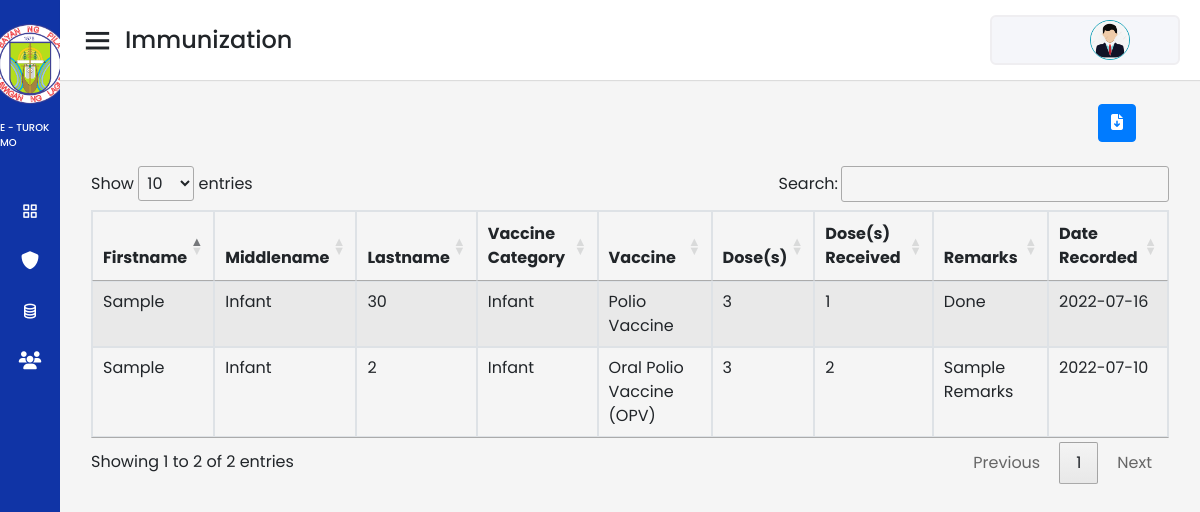
The app's page /admin/infant_immunization.php (signed in) with its own data.
### tables this page shows
CREATE TABLE `immunization` (
  `immunization_id` int(11) NOT NULL,
  `immunization_category_id` int(11) NOT NULL,
  `vaccine_category_id` int(11) NOT NULL,
  `vaccine_id` int(11) NOT NULL,
  `first_name` varchar(20) NOT NULL,
  `middle_name` varchar(20) NOT NULL,
  `last_name` varchar(20) NOT NULL,
  `age` varchar(20) NOT NULL,
  `dob` date NOT NULL,
  `pob` varchar(50) NOT NULL,
  `address` varchar(50) NOT NULL,
  `contact_no` varchar(15) NOT NULL,
  `m_full_name` varchar(50) NOT NULL,
  `f_full_name` varchar(50) NOT NULL,
  `weight` varchar(15) NOT NULL,
  `height` varchar(15) NOT NULL,
  `sex` varchar(10) NOT NULL,
  `vaccine` varchar(80) NOT NULL,
  `doses` int(11) NOT NULL,
  `doses_received` int(11) NOT NULL,
  `first_dose_schedule` varchar(50) NOT NULL,
  `second_dose_schedule` varchar(50) NOT NULL,
  `third_dose_schedule` varchar(50) NOT NULL,
  `remarks` varchar(30) NOT NULL,
  `date_recorded` date NOT NULL
);

CREATE TABLE `immunization_category` (
  `immunization_category_id` int(11) NOT NULL,
  `immunization_category_name` varchar(30) NOT NULL
);

### utilities.php (called while the page is built, shortened)
<?php
function getActiveUserInfo($user_name){
    require("database/database-config.php");
    $selectActiveUser = $sqlConn->query("SELECT * FROM users INNER JOIN user_category ON users.user_id = user_category.user_id WHERE user_name='$user_name' LIMIT 1;");
    while($activeUserInfo = $selectActiveUser->fetch_assoc()):
        $activeUserId = $activeUserInfo['user_id'];
        $activeUserName = $activeUserInfo['user_name'];
        $activeUserFirstName = $activeUserInfo['first_name'];
        $activeUserMiddleName = $activeUserInfo['middle_name'];
        $activeUserLastName = $activeUserInfo['last_name'];
        $activeUserDOB = $activeUserInfo['dob'];
        $activeUserAge = $activeUserInfo['age'];
        $activeUserGender = $activeUserInfo['gender'];
        $activeUserImg = $activeUserInfo['profile_img'];
        $activeUserCategory = $activeUserInfo['user_type'];
        return array('activeUserId'=>$activeUserId,'activeUserName'=>$activeUserName,'activeUserFirstName'=>$activeUserFirstName,'activeUserMiddleName'=>$activeUserMiddleName,'activeUserLastName'=>$activeUserLastName,'activeUserDOB'=>$activeUserDOB,'activeUserAge'=>$activeUserAge,'activeUserGender'=>$activeUserGender,'activeUserImg'=>$activeUserImg,'activeUserCategory'=>$activeUserCategory);
    endwhile;
}

### admin/infant_immunization.php (the view, shortened to what this page needs)
<?php
require("../database/database-config.php");
require_once("../utilities.php");
$activeUser = $_SESSION["admin-logged-in-user"];
$array = getActiveUserInfo($activeUser);
$activeUserImg = $array['activeUserImg'];
?>
<!DOCTYPE html>
<html lang="en" dir="ltr">
  <head>
    <link rel="stylesheet" href="../css/bootstrap.min.css">
    <link rel="stylesheet" href="css/style.css?v=<?php echo time(); ?>">
    <link href='https://unpkg.com/boxicons@2.0.7/css/boxicons.min.css' rel='stylesheet'>
    <link rel="stylesheet" href="https://cdn.datatables.net/1.12.1/css/jquery.dataTables.min.css" />
   </head>
<body>
<div class="sidebar d-flex flex-column">
    <div class="logo-details d-flex flex-column py-4 mb-5">
      <img src="../images/pila_logo.png" alt="" height="80" width="80">
      <span class="logo_name mt-3">E - TUROK MO</span>
    </div>
      <ul class="nav-links py-5">
        <li>
          <a href="dashboard.php">
            <i class='bx bx-grid-alt' ></i>
            <span class="links_name">Dashboard</span>
          </a>
        </li>
        <button class="dropdown-btn active">
          <i class="fa fa-shield"></i>
          <span class="links_name">Immunization</span>
        </button>
       <li>
          <a href="database_backup.php">
            <i class='bx bx-coin-stack' ></i>
            <span class="links_name">Database Backup</span>
          </a>
        </li>
        <li>
          <a href="manage_user.php">
            <i class="fas fa-users"></i>
            <span class="links_name">Manage User</span>
          </a>
        </li>
      </ul>
  </div>
  <section class="main-section">
    <nav>
      <div class="sidebar-button">
        <i class='bx bx-menu sidebarBtn'></i>
        <span class="dashboard">Immunization</span>
      </div>
      <div class="profile-details d-flex justify-content-end pr-5">
        <div class="dropdown">
          <?php
          if(empty($activeUserImg)){
            $activeUserImg = "../user_profile_img/default_profile.jpg";
          }
          else{
            $activeUserImg = "../user_profile_img/". $activeUserImg;
          }
          ?>
          <img src="<?php echo $activeUserImg; ?>"  class="dropdown-toggle border border-info rounded-circle border-5" alt="" id="dropdownMenuButton" data-toggle="dropdown" aria-haspopup="true" aria-expanded="false" style="cursor:pointer;" height="50" width="50">
      </div>
      </div>
    </nav>
    <div class="main-content mx-2 px-2">
      <div class="container-fluid">
        <div class="row ">
          <div class="col d-flex align-items-center justify-content-end pr-5">
            <button type="button" class="btn btn-primary" data-toggle="modal" data-target="#exportImmunization" ><i class="fas fa-file-download"></i></button>
          </div>
        </div>
      </div>
      <div class="container-fluid mt-4 ">
      <table id="immunization_list" class="table table-striped table-bordered">
        <thead class="text-center">
            <tr>
                <th>Firstname</th>
                <th>Middlename</th>
                <th>Lastname</th>
                <th>Vaccine Category</th>
                <th>Vaccine</th>
                <th>Dose(s)</th>
                <th>Dose(s) Received</th>
                <th>Remarks</th>
                <th>Date Recorded</th>
            </tr>
        </thead>
        <tbody >
            <?php
            $selectAllImmunization = $sqlConn->query("SELECT * FROM immunization INNER JOIN immunization_category ON immunization.immunization_category_id = immunization_category.immunization_category_id WHERE immunization.immunization_category_id = 1 ORDER BY date_recorded DESC;");
            while($row = mysqli_fetch_array($selectAllImmunization)):?>
            <tr>
                <td><?php echo $row['first_name']; ?></td>
                <td><?php echo $row['middle_name']; ?></td>
                <td><?php echo $row['last_name']; ?></td>
                <td><?php echo $row['immunization_category_name']; ?></td>
                <td><?php echo $row['vaccine']; ?></td>
                <td><?php echo $row['doses']; ?></td>
                <td><?php echo $row['doses_received']; ?></td>
                <td><?php echo $row['remarks']; ?></td>
                <td><?php echo $row['date_recorded']; ?></td>
            </tr>
            <?php endwhile;?>
        </tbody>
        </table>
      </div>
    </div>
  </section>

### admin/css/style.css (style rules this page uses)
* { margin: 0; padding: 0; box-sizing: border-box; font-family: 'Poppins', sans-serif; }
.sidebar { position: fixed; height: 100%; width: 240px; background: #1034a6; transition: all 0.5s ease; }
.sidebar .logo-details { height: 80px; display: flex; align-items: center; }
.sidebar .logo-details .logo_name { color: #fff; font-size: 24px; font-weight: 500; }
.sidebar .nav-links { margin-top: 10px; }
.sidebar .nav-links li { position: relative; list-style: none; height: 50px; }
.sidebar .nav-links li a { height: 100%; width: 100%; display: flex; align-items: center; text-decoration: none; transition: all 0.4s ease; }
.active { background: #0080ff; }
.sidebar .nav-links li i { min-width: 60px; text-align: center; font-size: 18px; color: #fff; }
.sidebar .nav-links li a .links_name { color: #fff; font-size: 15px; font-weight: 400; white-space: nowrap; }
.main-section { position: relative; background: #f5f5f5; min-height: 100vh; width: calc(100% - 240px); left: 240px; transition: all 0.5s ease; }
.main-section nav { display: flex; justify-content: space-between; height: 80px; background: #fff; display: flex; align-items: center; position: fixed; width: calc(100% - 240px); left: 240px; z-index: 100; padding: 0 20px; box-shadow: 0 1px 1px rgba(0, 0, 0, 0.1); transition: all 0.5s ease; }
.main-section nav .sidebar-button { display: flex; align-items: center; font-size: 24px; font-weight: 500; }
nav .sidebar-button i { font-size: 35px; margin-right: 10px; }
.main-section nav .profile-details { display: flex; align-items: center; background: #F5F6FA; border: 2px solid #EFEEF1; border-radius: 6px; height: 50px; min-width: 190px; padding: 0 15px 0 2px; }
nav .profile-details img { height: 40px; width: 40px; border-radius: 6px; object-fit: cover; }
.main-section .main-content { position: relative; padding-top: 104px; }
.dropdown-btn { height: 50px; display: flex; align-items: center; text-decoration: none; transition: all 0.4s ease; cursor: pointer; width: 100%; background-color: #1034a6; border: none; outline: none; }
.dropdown-btn i { min-width: 60px; text-align: center; font-size: 18px; color: #fff; }
.dropdown-btn .links_name { color: #fff; font-size: 15px; font-weight: 400; white-space: nowrap; }
@media (max-width: 1240px) { .sidebar .logo-details .logo_name { margin-top: 20px; font-size: 10px; } }
@media (max-width: 1240px) { .sidebar { width: 60px; } }
@media (max-width: 1240px) { .main-section { width: calc(100% - 60px); left: 60px; } }
@media (max-width: 1240px) { .main-section nav { width: calc(100% - 60px); left: 60px; } }

### records on screen
immunization: first_name "Sample", middle_name "Infant", last_name "30", immunization_category.immunization_category_name "Infant", vaccine "Polio Vaccine", doses "3", doses_received "1", remarks "Done", date_recorded "2022-07-16"
immunization: first_name "Sample", middle_name "Infant", last_name "2", immunization_category.immunization_category_name "Infant", vaccine "Oral Polio Vaccine (OPV)", doses "3", doses_received "2", remarks "Sample Remarks", date_recorded "2022-07-10"
